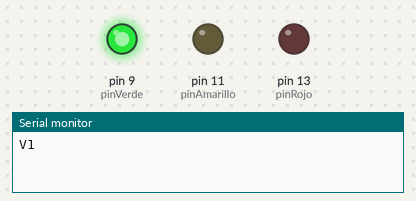
Bench run of a sketch on a simulated Arduino Uno, built with avr-gcc and run on an emulated ATmega328P. Shown: output pins drawn as LEDs (lit = HIGH), the last lines printed to the serial monitor.

Above: at 2.5 s.
At 7.5 s:
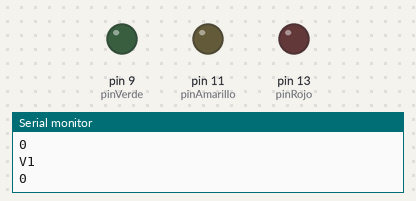
At 11.5 s:
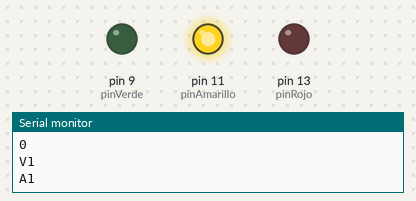
At 16.5 s:
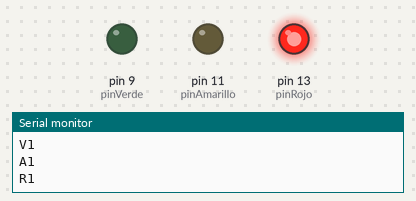
Timing chart, 0 to 24.7 s (numbered marks = the images above):
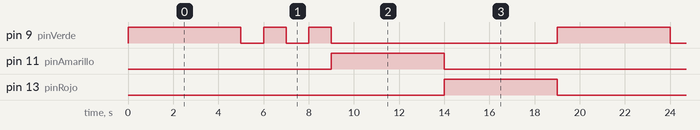

The sketch:

semaforo2.ino
```cpp
int pinRojo = 13;
int pinAmarillo = 11;
int pinVerde = 9;
int tiempo = 5000;
int parpadeo = 1000;

void setup() {
  pinMode(pinRojo, OUTPUT);
  pinMode(pinAmarillo, OUTPUT);
  pinMode(pinVerde, OUTPUT);

  Serial.begin(9600);
}

void loop() {
    digitalWrite(pinRojo, LOW);
    digitalWrite(pinAmarillo, LOW);
    digitalWrite(pinVerde, HIGH);
    Serial.println("V1");
    delay(tiempo);
    digitalWrite(pinVerde, LOW);
    Serial.println("0");
    delay(parpadeo);
    digitalWrite(pinVerde, HIGH);
    Serial.println("V1");
    delay(parpadeo);
    digitalWrite(pinVerde, LOW);
    Serial.println("0");
    delay(parpadeo);
    digitalWrite(pinVerde, HIGH);
    Serial.println("V1");
    delay(parpadeo);

    digitalWrite(pinRojo, LOW);
    digitalWrite(pinAmarillo, HIGH);
    digitalWrite(pinVerde, LOW);
    Serial.println("A1");

    delay(tiempo);

    digitalWrite(pinRojo, HIGH);
    digitalWrite(pinAmarillo, LOW);
    digitalWrite(pinVerde, LOW);
    Serial.println("R1");

    delay(tiempo);

}
```

Measured:
- by itself, pin 9 (pinVerde): repeats every 19.0 s: 2 × (LOW 1.0 s, HIGH 1.0 s), LOW 10.0 s, HIGH 5.0 s
- by itself, pin 11 (pinAmarillo), pin 13 (pinRojo): alternates HIGH for 5.0 s and LOW for 14.0 s
- by itself, everything shown: repeats every 19.0 s, in 7 steps
